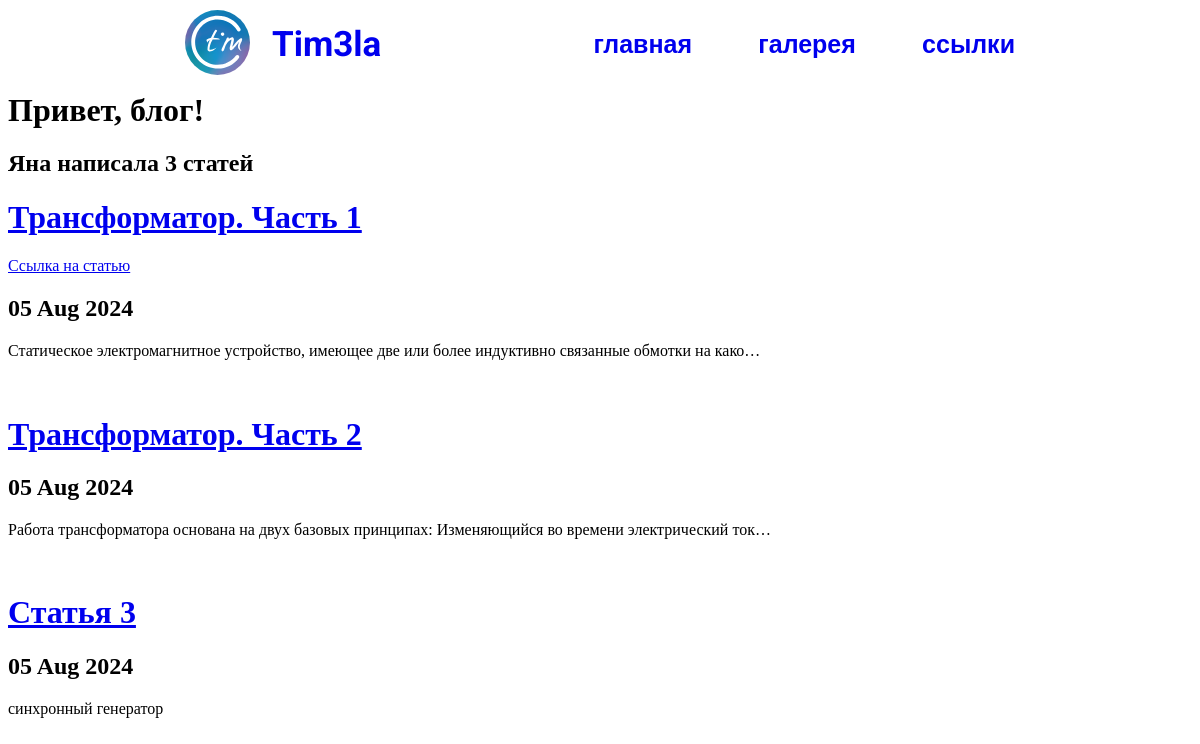
Screenshot of /blog/ with the database file from the repository.
### blog/models.py (models this page shows, shortened)
class Article(models.Model):
    url = models.URLField(blank=True)
    title = models.CharField(max_length=100)
    date = models.DateField()
    text = models.CharField(max_length=250)

### blog/views.py (the view)
# urls.py: path('', views.all_blogs, name='all_blogs'),
def all_blogs(request):
    articles = Article.objects.all()
    return render(request, 'blog/all_blogs.html', {'articles':articles})

### blog/templates/blog/all_blogs.html
{% extends 'portfolio/base_2.html' %}
{% block content %}
    <h1>Привет, блог!</h1>
    <h2>Яна написала {{ articles.count }} статей</h2>
    {% for article in articles %}
    <a href="{% url 'blog:article' article.id %}"><h1>{{ article.title }}</h1></a>
    {% if article.url %}
    <a href="{{ article.url }}">Ссылка на статью</a>
    {% endif %}
    <h2>{{ article.date|date:'d M Y' }}</h2>
    <p>{{ article.text|truncatechars:100 }}</p>
    <br>
    {% endfor %}
{% endblock %}

### rows the page displays
Article: title "Трансформатор. Часть 1", date "05 Aug 2024", text "Статическое электромагнитное устройство, имеющее две или более индуктивно связанные обмотки на како…"
Article: title "Трансформатор. Часть 2", date "05 Aug 2024", text "Работа трансформатора основана на двух базовых принципах: Изменяющийся во времени электрический ток…"
Article: title "Статья 3", date "05 Aug 2024", text "синхронный генератор"

### other values shown
{{ articles.count }} "3"
